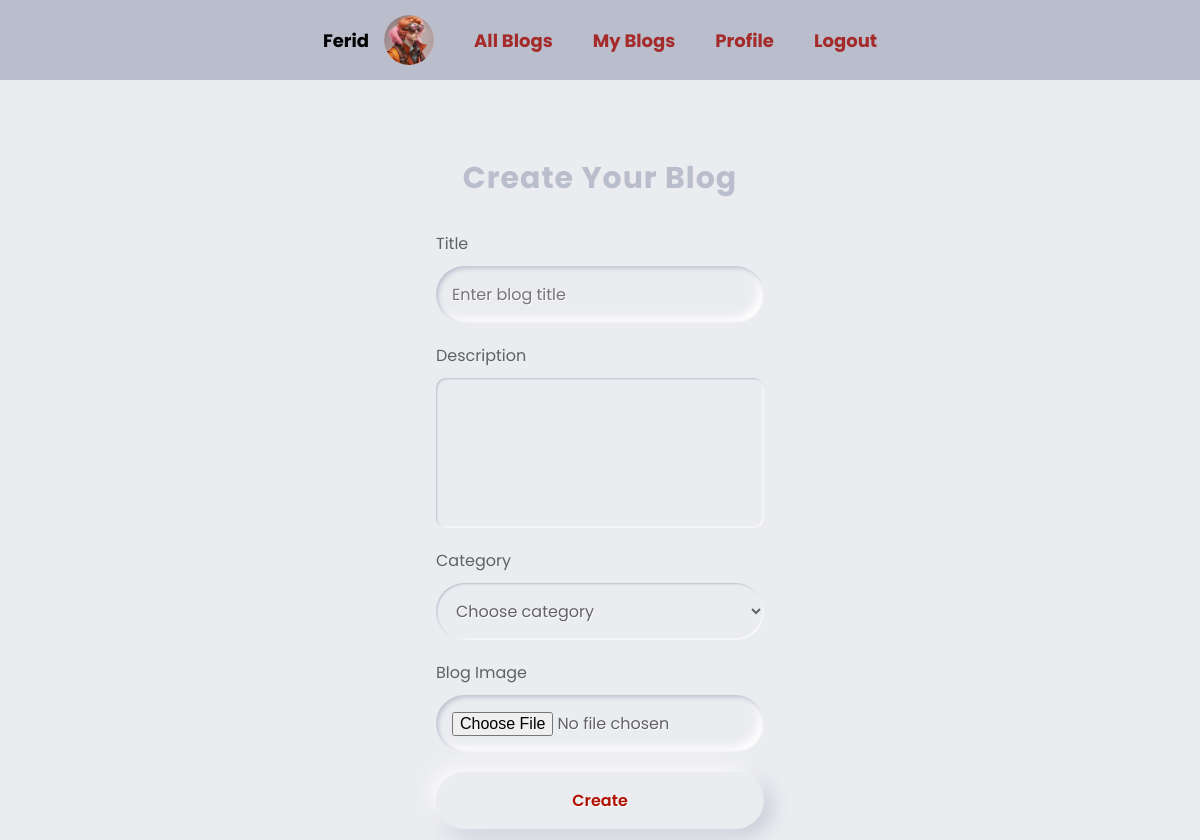
The app's page /client/blog/create.php (signed in) with its own data.
### tables this page shows
CREATE TABLE `users` (
  `id` bigint(20) NOT NULL,
  `name` varchar(255) NOT NULL,
  `surname` varchar(255) NOT NULL,
  `gender` int(11) NOT NULL,
  `dob` date NOT NULL,
  `profile` varchar(255) DEFAULT NULL,
  `email` varchar(255) NOT NULL,
  `password` varchar(255) NOT NULL,
  `active` int(11) DEFAULT 1,
  `role` int(11) DEFAULT 0,
  `otp` int(11) DEFAULT NULL,
  `created_at` timestamp NOT NULL DEFAULT current_timestamp(),
  `updated_at` timestamp NOT NULL DEFAULT current_timestamp()
);

### index.php (called while the page is built, shortened)
<?php
require_once "config/database.php";
include_once "helper/helper.php";
include_once "head.php";
include_once "navbar.php";

### helper/helper.php (called while the page is built, shortened)
<?php
function auth(){
    if(isset($_SESSION['user_id'])){
        return true;
    }else{
        return false;
    }
}

### client/blog/create.php (the view, shortened to what this page needs)
<?php
include_once "../../index.php";
?>
<div class="register">
    <div class="form">
        <span class="title">Create Your Blog</span>
        <form action="" method="post" enctype="multipart/form-data">
            <div class="inp">
                <label for="title">Title</label>
                <input type="text" name="title" id="title" placeholder="Enter blog title" />
            </div>
            <div class="inp">
                <label for="description">Description</label>
                <textarea name="description" id="description"></textarea>
            </div>
            <div class="inp">
                <label for="category">Category</label>
                <select name="category" id="category">
                    <option value="">Choose category</option>
                </select>
            </div>
            <div class="inp">
                <label for="image">Blog Image</label>
                <input type="file" name="image" id="image" />
            </div>
            <button type="submit" class="submit">Create</button>
        </form>
    </div>
</div>

### navbar.php (shortened to what this page needs)
<?php
include_once "helper/helper.php";
require_once "config/database.php";
$authUser = auth();
$name = $surname = $profileImg = $profileTxt = '';
if(isset($_SESSION['user_id']) && !empty($_SESSION['user_id'])) {
    $sql = "SELECT * FROM users WHERE id=?";
    $userQuery = $connection->prepare($sql);
    $userQuery->execute([$_SESSION['user_id']]);
    $user = $userQuery->fetch(PDO::FETCH_ASSOC);
    if ($authUser) {
        $name = $user['name'];
        $profileImg = $user['profile'];
    }
}
?>
<header>
    <nav>
        <ul>
            <?php
            if ($authUser) {
            ?>
                <li>
                    <a class="name" href="/backend_project1/client/profile.php">
                        <span class="nameNavbar"><?= $name ?></span>
                        <div class="img">
                            <?php if ($profileImg) {
                            ?>
                                <img src="/backend_project1/<?= $profileImg ?>" alt="Profile Image">
                            <?php
                            } else {
                            ?>
                                <span><?= $profileTxt ?></span>
                            <?php
                            } ?>
                        </div>
                    </a>
                </li>
                <?php if (isset($user['role']) && !$user['role']) {
                ?>
                    <li>
                        <a href="/backend_project1/client/index.php">All Blogs</a>
                    </li>
                    <li>
                        <a href="/backend_project1/client/blog/select.php">My Blogs</a>
                    </li>
                    <li>
                        <a href="/backend_project1/client/profile.php">Profile</a>
                    </li>
                <?php
                }
                ?>
                <li>
                    <a href="/backend_project1/auth/logout.php">Logout</a>
                </li>
            <?php
            }
            ?>
        </ul>
    </nav>
</header>

### style.css (style rules this page uses)
* { box-sizing: border-box; padding: 0; margin: 0; list-style: none; text-decoration: none; font-family: "Poppins"; }
header { width: 100%; display: flex; align-items: center; justify-content: center; height: 80px; background-color: #BABECC; }
header nav { width: 100%; height: 100%; padding: 10px 30px; display: flex; justify-content: center; align-items: center; }
header nav ul { width: max-content; display: flex; align-items: center; gap: 10px; height: 100%; }
header nav ul li { height: 100%; display: flex; justify-content: center; align-items: center; }
header nav ul a { color: brown; font-size: 18px; font-weight: 700; padding: 10px 15px; border-radius: 8px; transition: .3s all ease-in-out; }
header nav ul a.name { width: max-content; display: flex; align-items: center; justify-content: center; gap: 15px; height: 100%; color: #BABECC; }
header nav ul a.name span { color: #000; }
header nav ul a.name .img { height: 50px; width: 50px; border-radius: 50%; display: flex; justify-content: center; align-items: center; background-color: #EBECF0; color: #000; }
header nav ul a.name .img img { border-radius: 50%; width: 100%; height: 100%; object-fit: cover; }
.register { width: 100%; display: flex; justify-content: center; align-items: center; background-color: #EBECF0; padding: 30px 0 60px; }
.form { width: max-content; padding: 16px; display: flex; flex-direction: column; width: 30%; }
.form .title { padding: 30px 0; text-align: center; font-size: 30px; color: #BABECC; font-weight: 700; letter-spacing: 1px; }
.form form { width: 100%; display: flex; flex-direction: column; gap: 20px; }
.form form .inp:not(.genderBtns .inp) { width: 100%; display: flex; flex-direction: column; gap: 10px; }
.form form .inp>label, .form form .inp>span { width: 100%; color: #616265; font-size: 16px; }
.form form .inp>input:not(.genderBtns .inp>input), .form form .inp select, .form form .inp textarea { width: 100%; font-size: 16px; color: #616265; border: none; outline: none; border-radius: 320px; padding: 16px; background-color: transparent; text-shadow: 1px 1px 0 #fff; transition: .3s all ease-in-out; box-shadow: inset 2px 2px 5px #BABECC, inset -5px -5px 10px #FFF; }
.form form .inp textarea { border-radius: 10px !important; height: 150px; resize: none; }
.form form .inp>input:focus:not(.genderBtns .inp>input), .form form .inp textarea, .form form .inp select { box-shadow: inset 1px 1px 2px #BABECC, inset -1px -1px 2px #FFF; }
form .submit { font-size: 16px; font-weight: 500; color: #AE1100; text-align: center; border: none; cursor: pointer; padding: 16px; border-radius: 320px; background-color: transparent; text-shadow: 1px 1px 0 #FFF; box-shadow: -5px -5px 20px #fff, 5px 5px 20px #BABECC; transition: all 0.2s ease-in-out; font-weight: 600; }

### records on screen
users: name "Ferid", profile (picture)
